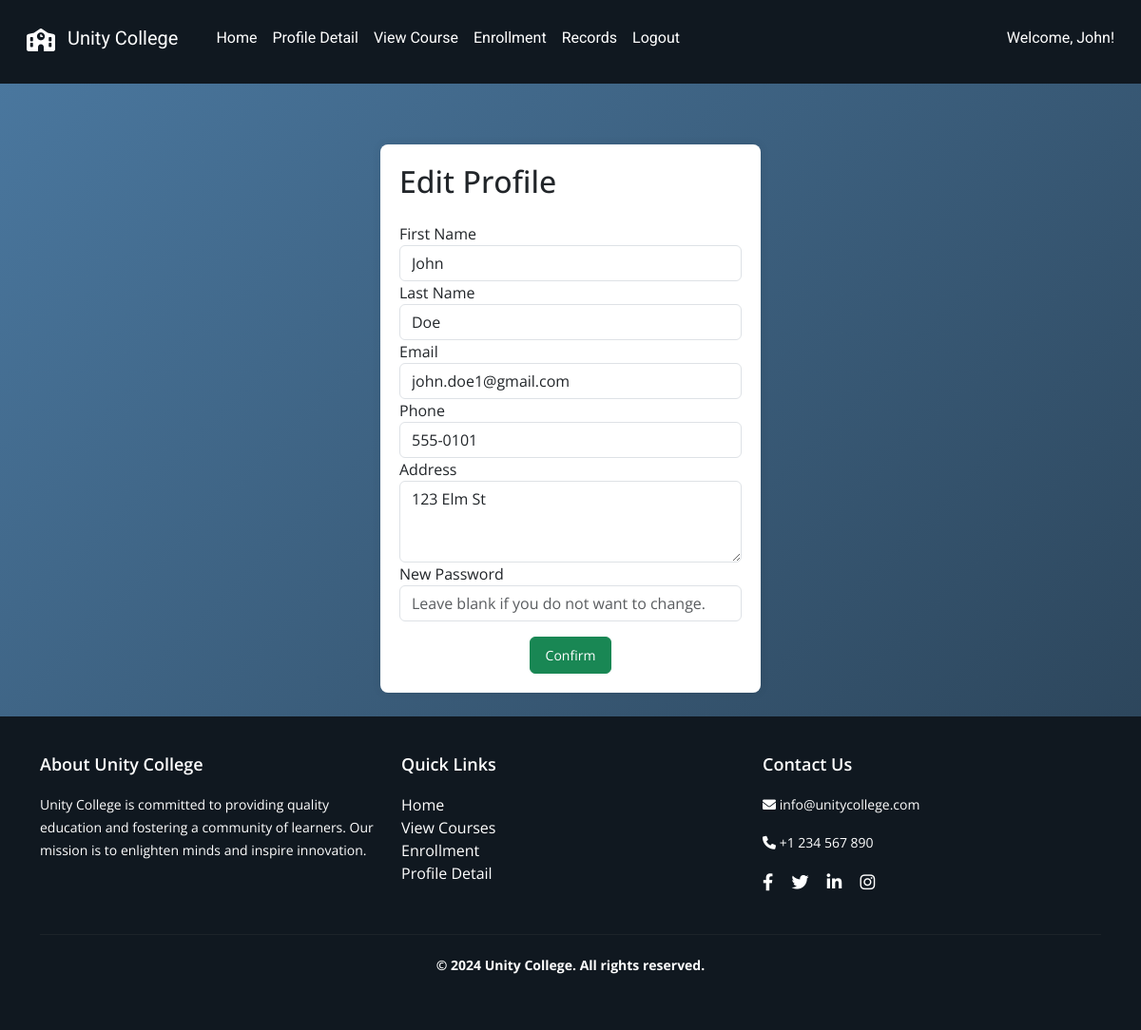
Screenshot of /student/profile/edit (signed in) with the database file from the repository.
### tables this page shows
CREATE TABLE "student" (
    "id" INTEGER PRIMARY KEY AUTOINCREMENT,
    "first_name" TEXT NOT NULL,
    "last_name" TEXT NOT NULL,
    "phone" INTEGER NOT NULL,
    "email" TEXT NOT NULL UNIQUE,
    "address" TEXT NOT NULL,
    "password" TEXT NOT NULL
);

### app.py (the view)
@app.route("/student/profile/edit", methods=["GET", "POST"])
def edit_profile():
    if 'uid' not in session or session.get('user_type') != 'student':
        return redirect(url_for('student_login'))
    first_name = session.get('first_name')
    uid = session.get('uid')
    if request.method == "POST":
        first_name = request.form.get('fname')
        last_name = request.form.get('lname')
        phone = request.form.get('phone')
        email = request.form.get('email')
        address = request.form.get('address')
        password = request.form.get('password')
        try:
            if password:
                execute_db("""
                    UPDATE student
                    SET first_name = ?, last_name = ?, email = ?, phone = ?, address = ?, password = ?
                    WHERE id = ?
                """, (first_name, last_name, email, phone, address, hashlib.md5(password.encode()).hexdigest(), uid))
            else:
                execute_db("""
                    UPDATE student
                    SET first_name = ?, last_name = ?, email = ?, phone = ?, address = ?
                    WHERE id = ?
                """, (first_name, last_name, email, phone, address, uid))
            session['first_name'] = first_name
            return redirect(url_for('view_profile'))
        except Exception as e:
            print(traceback.format_exc())
    else:
        try:
            profile = query_db("SELECT first_name, last_name, email, phone, address FROM student WHERE id = ?", (uid,))
            if not profile:
                return redirect(url_for('home'))
            profile = profile[0]
        except Exception as e:
            print(traceback.format_exc())
            profile = {}
        return render_template("student/edit_profile.html", profile=profile, first_name=first_name, uid=uid)

### dbcontroller.py (called while the page is built)
def query_db(query, args=()):
    con = sqlite3.connect('advweb.db')
    cur = con.cursor()
    cur.execute(query, args)
    rv = cur.fetchall()
    cur.close()
    con.close()
    return rv

### templates/student/edit_profile.html
{% extends "/student/layout.html" %} {% block content %}
<link rel="stylesheet" href="/static/css/student/editprofile.css" />
<div class="container mt-5">
  <div class="form-container">
    <h2 class="mb-4">Edit Profile</h2>
    <form method="POST" action="{{ url_for('edit_profile') }}">
      <div class="form-group">
        <label for="fname">First Name</label>
        <input
          type="text"
          class="form-control"
          id="fname"
          name="fname"
          value="{{ profile[0] }}"
          required
        />
      </div>
      <div class="form-group">
        <label for="lname">Last Name</label>
        <input
          type="text"
          class="form-control"
          id="lname"
          name="lname"
          value="{{ profile[1] }}"
          required
        />
      </div>
      <div class="form-group">
        <label for="email">Email</label>
        <input
          type="email"
          class="form-control"
          id="email"
          name="email"
          value="{{ profile[2] }}"
          required
        />
      </div>
      <div class="form-group">
        <label for="phone">Phone</label>
        <input
          type="text"
          class="form-control"
          id="phone"
          name="phone"
          value="{{ profile[3] }}"
          required
        />
      </div>
      <div class="form-group">
        <label for="address">Address</label>
        <textarea
          class="form-control"
          id="address"
          name="address"
          rows="3"
          required
        >
{{ profile[4] }}</textarea
        >
      </div>
      <div class="form-group">
        <label for="password">New Password</label>
        <input
          type="password"
          class="form-control"
          id="password"
          name="password"
          placeholder="Leave blank if you do not want to change."
        />
      </div>
      <button type="submit" class="btn btn-success mt-3">Confirm</button>
    </form>
  </div>
</div>
{% endblock %}

### templates/student/layout.html (shortened to what this page needs)
<!DOCTYPE html>
<html lang="en">
  <head>
    <link
      href="https://cdn.jsdelivr.net/npm/bootstrap@5.3.0/dist/css/bootstrap.min.css"
      rel="stylesheet"
    />
    <link href="/static/css/student/layout.css" rel="stylesheet" />
    <link
      rel="stylesheet"
      href="https://cdnjs.cloudflare.com/ajax/libs/font-awesome/6.0.0-beta3/css/all.min.css"
    />
  </head>
  <body>
    <nav class="navbar navbar-expand-lg navbar-light navbar-custom">
      <div class="container-fluid">
        <a class="navbar-brand" href="#">
          <i class="fas fa-school me-2"></i> Unity College
        </a>
        <div class="collapse navbar-collapse" id="navbarNav">
          <ul class="navbar-nav me-auto">
            <li class="nav-item">
              <a class="nav-link" href="{{ url_for('home') }}">Home</a>
            </li>
            <li class="nav-item">
              <a class="nav-link" href="{{ url_for('view_profile') }}"
                >Profile Detail</a
              >
            </li>
            <li class="nav-item">
              <a class="nav-link" href="{{ url_for('view_courses') }}"
                >View Course</a
              >
            </li>
            <li class="nav-item">
              <a class="nav-link" href="{{ url_for('student_enroll') }}"
                >Enrollment</a
              >
            </li>
            <li class="nav-item">
              <a class="nav-link" href="{{ url_for('view_enrollment_records')}}"
                >Records</a
              >
            </li>
            {% if uid %}
            <li class="nav-item">
              <a class="nav-link" href="{{ url_for('student_logout') }}"
                >Logout</a
              >
            </li>
            {% else %}
            <li class="nav-item">
              <a class="nav-link" href="{{ url_for('student_signup') }}"
                >Sign Up</a
              >
            </li>
            {% endif %}
          </ul>
          {% if uid %}
          <div class="d-flex">
            <span class="navbar-text me-3">Welcome, {{ first_name }}!</span>
          </div>
          {% endif %}
        </div>
      </div>
    </nav>
    <div class="container mt-4">{% block content %}{% endblock %}</div>
    <footer class="footer mt-4 text-white">
      <div class="container">
        <div class="row">
          <div class="col-md-4">
            <h5>About Unity College</h5>
            <p>
              Unity College is committed to providing quality education and
              fostering a community of learners. Our mission is to enlighten
              minds and inspire innovation.
            </p>
          </div>
          <div class="col-md-4">
            <h5>Quick Links</h5>
            <ul class="list-unstyled">
              <li>
                <a href="{{ url_for('home') }}" class="footer-link">Home</a>
              </li>
              <li>
                <a href="{{ url_for('view_courses') }}" class="footer-link"
                  >View Courses</a
                >
              </li>
              <li>
                <a href="{{ url_for('student_enroll') }}" class="footer-link"
                  >Enrollment</a
                >
              </li>
              <li>
                <a href="{{ url_for('view_profile') }}" class="footer-link"
                  >Profile Detail</a
                >
              </li>
            </ul>
          </div>
          <div class="col-md-4">
            <h5>Contact Us</h5>
            <p><i class="fas fa-envelope"></i> info@unitycollege.com</p>
            <p><i class="fas fa-phone"></i> +1 234 567 890</p>
            <div class="social-icons">
              <a href="#" class="footer-link"
                ><i class="fab fa-facebook-f"></i
              ></a>
              <a href="#" class="footer-link"><i class="fab fa-twitter"></i></a>
              <a href="#" class="footer-link"
                ><i class="fab fa-linkedin-in"></i
              ></a>
              <a href="#" class="footer-link"
                ><i class="fab fa-instagram"></i
              ></a>
            </div>
          </div>
        </div>
        <div class="row mt-3">
          <div class="col-12">
            <hr class="footer-hr" />
            <p class="text-center">
              <strong>&copy; 2024 Unity College. All rights reserved.</strong>
            </p>
          </div>
        </div>
      </div>
    </footer>
  </body>
</html>

### static/css/student/layout.css (style rules this page uses)
html, body { height: 100%; margin: 0; font-family: "Open Sans", sans-serif; }
body { display: flex; flex-direction: column; }
.container { flex: 1; }
.navbar-custom { background-color: #101820; color: #ffffff; }
.container-fluid { background-color: #101820; }
.navbar-brand i { font-size: 1.5rem; vertical-align: middle; }
.navbar-custom .navbar-brand, .navbar-custom .nav-link { color: #ffffff; font-family: "Roboto", sans-serif; padding: 0.5rem 1rem; }
@media (min-width: 768px) { .navbar-custom { height: 80px; } }
@media (min-width: 768px) { .navbar-custom .navbar-brand, .navbar-custom .nav-link { line-height: 80px; } }
.navbar-text { color: #ffffff; font-family: "Roboto", sans-serif; }
.footer { background-color: #101820; color: #ffffff; padding: 40px 0; font-family: "Open Sans", sans-serif; box-shadow: none; position: relative; z-index: 2; }
.footer h5 { font-size: 18px; margin-bottom: 20px; font-weight: 600; }
.footer p { font-size: 14px; line-height: 1.7; }
.footer .footer-link { color: #ffffff; text-decoration: none; }
.footer .social-icons { margin-top: 10px; }
.footer .social-icons a { color: #ffffff; margin-right: 15px; font-size: 18px; text-decoration: none; }
.footer-hr { border-color: #444; margin: 20px 0; }
body { background: linear-gradient(135deg, #4b79a1 0%, #283e51 100%) no-repeat center center fixed; }

### static/css/student/editprofile.css (style rules this page uses)
.form-container { max-width: 400px; margin: 0 auto; background-color: white; padding: 20px; border-radius: 8px; box-shadow: 0px 0px 10px rgba(0, 0, 0, 0.1); }
.form-container .btn { width: auto; padding: 8px 16px; font-size: 14px; display: block; margin: 20px auto 0; }

### rows the page displays
student: first_name "John", fname "John", lname "Doe", email "john.doe1@gmail.com", phone "555-0101", address "123 Elm St"
